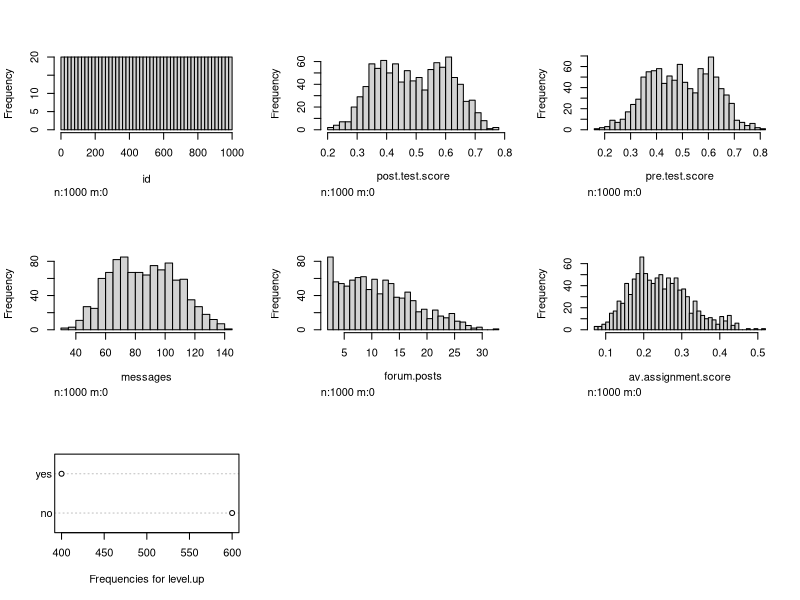
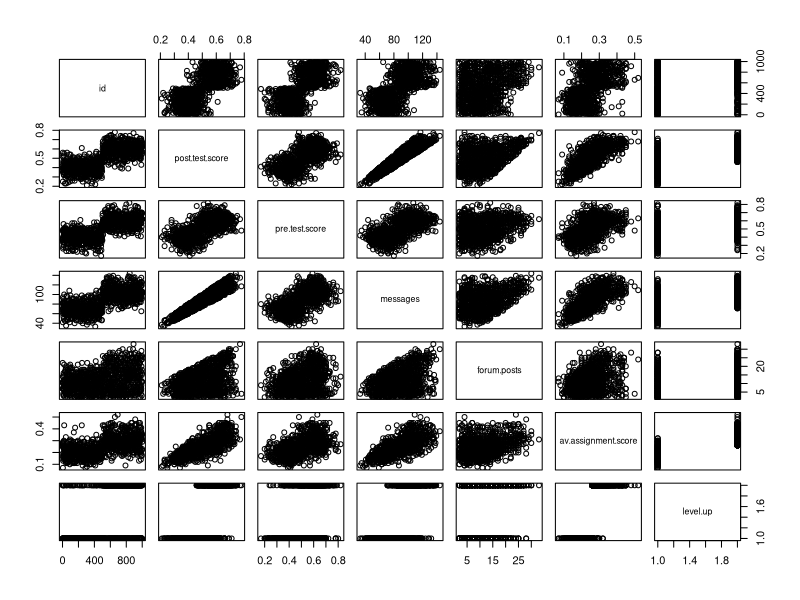
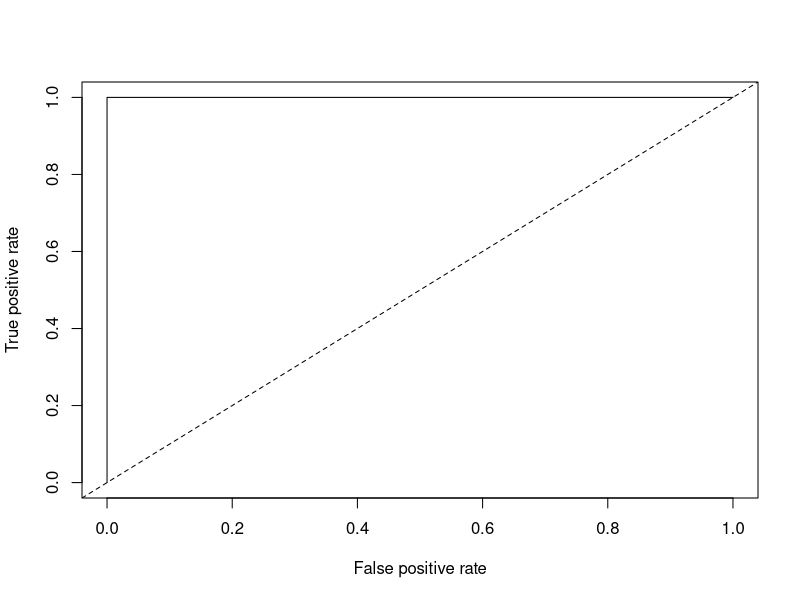
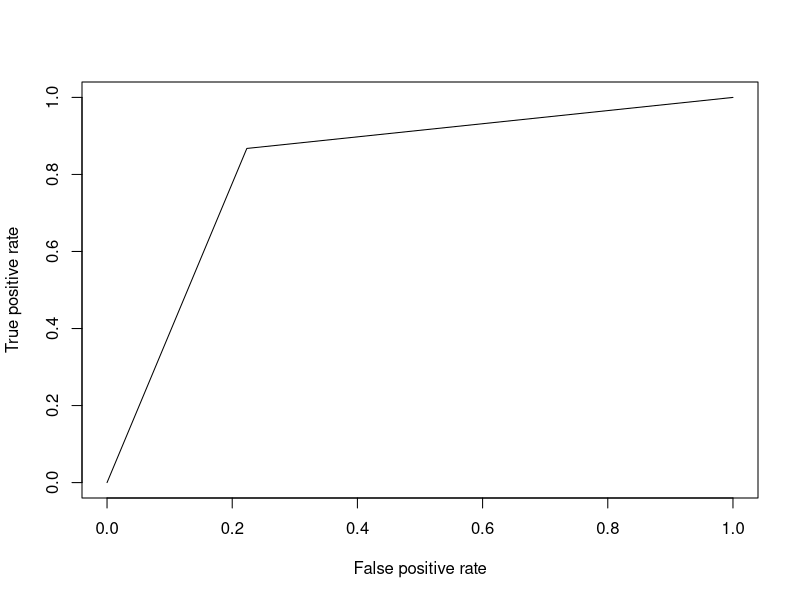

Recreate these plots in R, in order.
## ---- chunk 1
library(readr)
library(ggplot2)
D1 <- read.csv("online.data.csv")
## ---- chunk 2
#Start by creating histograms of the distributions for all variables (#HINT: look up "facet" in the ggplot documentation)
library(Hmisc)
hist.data.frame(D1)

#Then visualize the relationships between variables
plot(D1)

#Try to capture an intution about the data and the relationships
# From the histogram, variables post.test.score, pre.test.score, messages, an dav.assignemtn.score are approximately normally distributed. 
# From the scatterplot, post.test.score seems to be positively correlated with messages and av.assignment.score. 
# Messages and av.assignment.score are also positvely correlated. 
## ---- chunk 3
#Create a classification tree that predicts whether a student "levels up" in the online course using three variables of your choice (As we did last time, set all controls to their minimums)
# I will pick post.test.score, pre.test.score, and av.assignment.score as my three predictors, because three variables first follow normal ditribution and are not highly correlated with each other
library(rpart)
c.tree1 <- rpart(D1$level.up ~ D1$post.test.score + D1$pre.test.score + D1$av.assignment.score, method="class", data=D1)

#Plot and generate a CP table for your tree 
printcp(c.tree1)
post(c.tree1, file = "tree1.ps", title = "level.up") 

#Generate a probability value that represents the probability that a student levels up based your classification tree 
D1$pred <- predict(c.tree1, type = "prob")[,2]#Last class we used type = "class" which predicted the classification for us, this time we are using type = "prob" to see the probability that our classififcation is based on.
length(which(D1$pred==1))/length(D1$pred)
# So. the probability value that represents the probability that a student levels up is 0.4 
## ---- chunk 4
library(ROCR)
#Plot the curve
pred.detail <- prediction(D1$pred, D1$level.up) 
plot(performance(pred.detail, "tpr", "fpr"))
abline(0, 1, lty = 2)

#Calculate the Area Under the Curve
unlist(slot(performance(pred.detail,"auc"), "y.values"))#Unlist liberates the AUC value from the "performance" object created by ROCR

#Now repeat this process, but using the variables you did not use for the previous model and compare the plots & results of your two models. Which one do you think was the better model? Why?
c.tree2 <- rpart(D1$level.up ~ D1$pre.test.score + D1$id + D1$forum.posts, method="class", data=D1)
printcp(c.tree2)
post(c.tree2, file = "tree2.ps", title = "level.up") 
D1$pred2 <- predict(c.tree2, type = "prob")[,2]
pred.detail2 <- prediction(D1$pred2, D1$level.up) 
plot(performance(pred.detail2, "tpr", "fpr"))
unlist(slot(performance(pred.detail2,"auc"), "y.values"))

#The first model is better, because the area under the curve is 1, which is greater than 0.822 of the second model. The model with higher AUC is always better, and AUC = 1 means that the model has a correctly predicting rate of 100%.
## ---- chunk 5
#Look at the ROC plot for your first model. Based on this plot choose a probability threshold that balances capturing the most correct predictions against false positives. Then generate a new variable in your data set that classifies each student according to your chosen threshold.

D1$threshold.pred1 <- ifelse(D1$pred > 0.5,1,0)

#Now generate three diagnostics:
table <- table(D1$threshold.pred1,D1$level.up)
table
D1$accuracy.model1 <- sum(diag(table))/sum(table)

D1$precision.model1 <- table[2,2]/sum(table[2,])

D1$recall.model1 <- table[2,2]/sum(table[,2])

#Finally, calculate Kappa for your model according to:

#First generate the table of comparisons
#table1 <- table(D1$level.up, D1$threshold.pred1)

#Convert to matrix
matrix1 <- as.matrix(table)

#Calculate kappa
kappa(matrix1, exact = TRUE)/kappa(matrix1)

#Now choose a different threshold value and repeat these diagnostics. What conclusions can you draw about your two thresholds?
D1$threshold.pred2 <- ifelse(D1$pred > 0.99,1,0)
table2 <- table(D1$threshold.pred2,D1$level.up)
table2
D1$accuracy.model2 <- sum(diag(table2))/sum(table2)

D1$precision.model2 <- table2[2,2]/sum(table2[2,])

D1$recall.model2 <- table2[2,2]/sum(table2[,2])

#Convert to matrix
matrix2 <- as.matrix(table2)

#Calculate kappa
kappa(matrix2, exact = TRUE)/kappa(matrix2)

#The results of two thresholds are very simillar. The first cutoff is a little bit better by having a higher kappa. Higher kappa means that "interrater reliability" is higher and the threshold more accurate.
